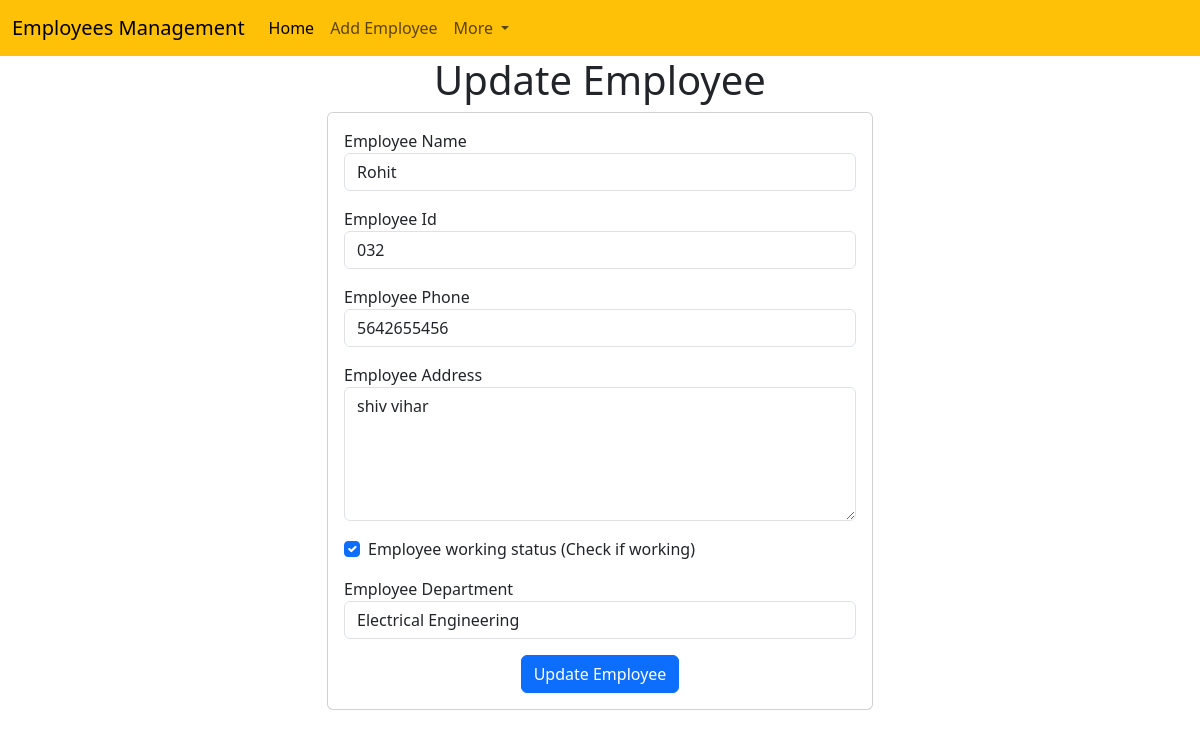
The page /emp/update-emp/13 on the database its author committed.
### emp/models.py (models this page shows, shortened)
class Emp(models.Model):
    name = models.CharField(max_length=50)
    empId = models.CharField(max_length=50)
    phone = models.CharField(max_length=10)
    address = models.CharField(max_length=200)
    working = models.BooleanField(default=False)
    department = models.CharField(max_length=50)

### emp/views.py (the view)
# urls.py: path("update-emp/<int:empid>", updateEmp),
def updateEmp(request, empid):
    emp = Emp.objects.get(id=empid)
    return render(request, "emp/updateEmp.html", {'emp':emp})

### templates/emp/updateEmp.html (shortened to what this page needs)
<!doctype html>
<html lang="en">
  <head>
    <link href="https://cdn.jsdelivr.net/npm/bootstrap@5.3.0/dist/css/bootstrap.min.css" rel="stylesheet">
  </head>
  <body>
    {% include 'emp/nav.html' %}
    <h1 class="text-center">Update Employee</h1>
    <div class="container">
        <div class="row">
            <div class="col-md-6 offset-md-3">
                <div class="card">
                <div class="card-body">
                    <form action="/emp/updated/{{emp.id}}" method="POST">
                        <div class="mb-3">
                            <label for="name">Employee Name</label>
                            <input value="{{emp.name}}" name="empname" id="name" type="text" class="form-control" placeholder="Enter Emp Name" required>
                        </div>
                        <div class="mb-3">
                            <label for="id">Employee Id</label>
                            <input value="{{emp.empId}}" name="empid" id="id" type="text" class="form-control" placeholder="Enter Emp Id" required>
                        </div>
                        <div class="mb-3">
                            <label for="phone">Employee Phone</label>
                            <input value="{{emp.phone}}" name="empphone" id="phone" type="text" class="form-control" placeholder="Enter Emp phone" required>
                        </div>
                        <div class="mb-3">
                            <label for="address">Employee Address</label>
                            <textarea name="empaddress" name="address" id="address" rows="5" class="form-control" placeholder="Address">{{emp.address}}</textarea>
                        </div>
                        <div class="mb-3 form-check">
                            <label for="working">Employee working status (Check if working)</label>
                            <input {% if emp.working %} checked {% endif %} name="empworking"  id="working" type="checkbox" class="form-check-input" >
                        </div>
                        <div class="mb-3">
                            <label for="department">Employee Department</label>
                            <select value="{{emp.department}}" name="empdepartment"  id="department" class="form-control">
                                <option {% if emp.department == 'EE'%} selected {% endif %} value="EE">Electrical Engineering</option>
                            </select>
                        </div>
                        <div class="container text-center">
                            <button class="btn btn-primary ">
                                Update Employee
                            </button>
                        </div>
                    </form>
                </div>
                </div>
            </div>
        </div>
    </div>
  </body>
</html>

### rows shown on the page
Emp: empname "Rohit", empid "032", empphone "5642655456", empaddress "shiv vihar", working "☑", empdepartment "Electrical Engineering"
